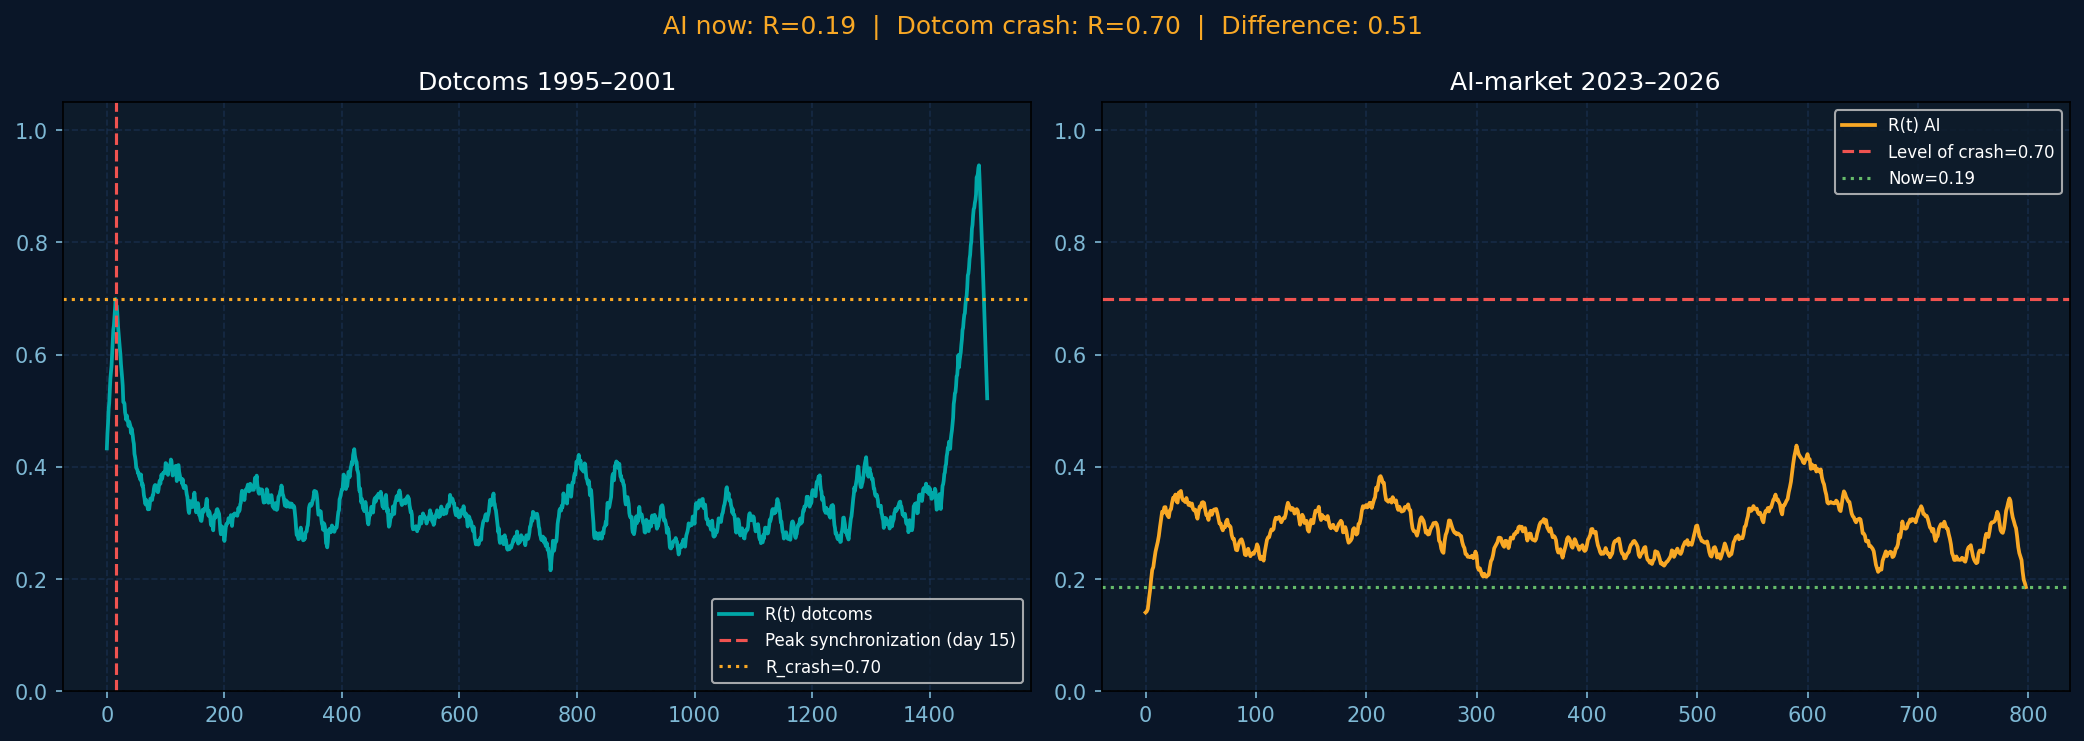

Reproduce this figure in Python.
import numpy as np, matplotlib.pyplot as plt
from scipy.signal import hilbert

def make(n, T, peak, crash=True, seed=42):
    rng = np.random.default_rng(seed)
    P, d = np.ones((T, n)) * rng.uniform(5,50,n), rng.normal(5e-4,8e-4,n)
    for t in range(1, T):
        s = np.clip((t-peak//2)/(peak//2),0,1)
        h = s**2 * np.sin(np.pi*t/T) * 0.5
        c = -0.01*np.exp(3*np.clip((t-peak)/(T-peak),0,1)) if crash and t>peak else 0
        P[t] = P[t-1] * np.exp(d + h*0.6 + rng.normal(0,0.02,n) + c)
    return P

def R(P):
    r = np.diff(np.log(P), axis=0)
    ph = np.array([np.unwrap(np.angle(hilbert(x - np.convolve(x,np.ones(60)/60,'same')))) for x in r.T]).T
    return np.abs(np.mean(np.exp(1j*ph), axis=1))

S  = lambda x: np.convolve(x, np.ones(30)/30, 'same')

Rd = S(R(make(8, 1500, 1280)))
Ra = S(R(make(9,  800,  600, crash=False, seed=99)))

c = Rd[:int(len(Rd)*0.9)].argmax()

fig, (a1,a2) = plt.subplots(1,2, figsize=(14,5), facecolor="#0A1628")
for a in (a1,a2):
    a.set_facecolor("#0D1B2A"); a.tick_params(colors="#7EB8D4"); a.grid(color="#1E3A5F",ls="--",alpha=0.5)

a1.plot(Rd, color="#00A8A8", lw=1.8, label="R(t) dotcoms")
a1.axvline(c, color="#EF5350", ls="--", label=f"Peak synchronization (day {c})")
a1.axhline(Rd[c], color="#F9A825", ls=":", label=f"R_crash={Rd[c]:.2f}")
a1.set(title="Dotcoms 1995–2001", ylim=(0,1.05)); a1.set_title(a1.get_title(), color="white")
a1.legend(fontsize=8, facecolor="#0D1B2A", labelcolor="white")

a2.plot(Ra, color="#F9A825", lw=1.8, label="R(t) AI")
a2.axhline(Rd[c], color="#EF5350", ls="--", label=f"Level of crash={Rd[c]:.2f}")
a2.axhline(Ra[-1], color="#66BB6A", ls=":", label=f"Now={Ra[-1]:.2f}")
a2.set(title="AI-market 2023–2026", ylim=(0,1.05)); a2.set_title(a2.get_title(), color="white")
a2.legend(fontsize=8, facecolor="#0D1B2A", labelcolor="white")

gap = Rd[c] - Ra[-1]
fig.suptitle(f"AI now: R={Ra[-1]:.2f}  |  Dotcom crash: R={Rd[c]:.2f}  |  Difference: {gap:.2f}", color="#F9A825")
plt.tight_layout()
plt.savefig("kuramoto.png", dpi=150, bbox_inches="tight", facecolor="#0A1628")
plt.show()
